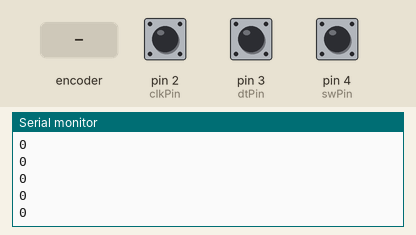
This sketch was run on a simulated Arduino Uno, built with avr-gcc and run on an emulated ATmega328P. Shown: the last lines printed to the serial monitor. The inputs (shaded band) are chosen by the test bench; at power-on: pin 2 (clkPin) HIGH, pin 3 (dtPin) HIGH, pin 4 (swPin) HIGH.

Above: at 1.2 s.
1.3 s: rotary encoder on pin 2 (clkPin) / pin 3 (dtPin) turned 1 step (first pin leading)
At 2.2 s:
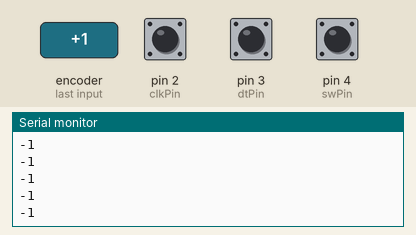
3.0 s: rotary encoder on pin 2 (clkPin) / pin 3 (dtPin) turned 1 step (first pin leading)
At 4.1 s:
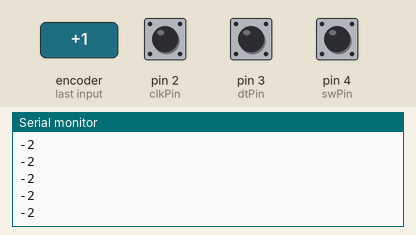
Timing chart, 0 to 6.0 s (numbered marks = the images above; inputs shaded):
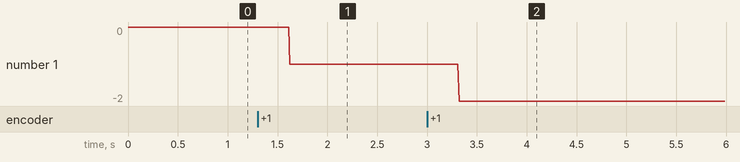

The sketch:

lab7.ino
```cpp
#define clkPin 2
#define dtPin 3
#define swPin 4 //the number of the button
int encoderVal = 0;
void setup()
{
pinMode(clkPin, INPUT);
pinMode(dtPin, INPUT);
pinMode(swPin, INPUT);
digitalWrite(swPin, HIGH);
Serial.begin(2400);
}
void loop()
{
int change = getEncoderTurn();

encoderVal = encoderVal + change;
if(digitalRead(swPin) == LOW)
{
encoderVal = 0;
}
Serial.println(encoderVal);
}
int getEncoderTurn(void)
{
static int oldA = HIGH;
static int oldB = HIGH;
int result = 0;
int newA = digitalRead(clkPin);
int newB = digitalRead(dtPin);
if (newA != oldA || newB != oldB)
{
// something has changed
if (oldA == LOW && newA == HIGH)
{
result = (oldB * 2 - 1);
}
}
oldA = newA;
oldB = newB;
return result;
}
```

Measured:
- after the input at 1.3 s, the serial monitor: prints a new line after 0.32 s (image 1)
- after the input at 3.0 s, the serial monitor: prints a new line after 0.32 s (image 2)
- plotted number 1: 0 → -1 after the input at 1.3 s, -1 → -2 after the input at 3.0 s
